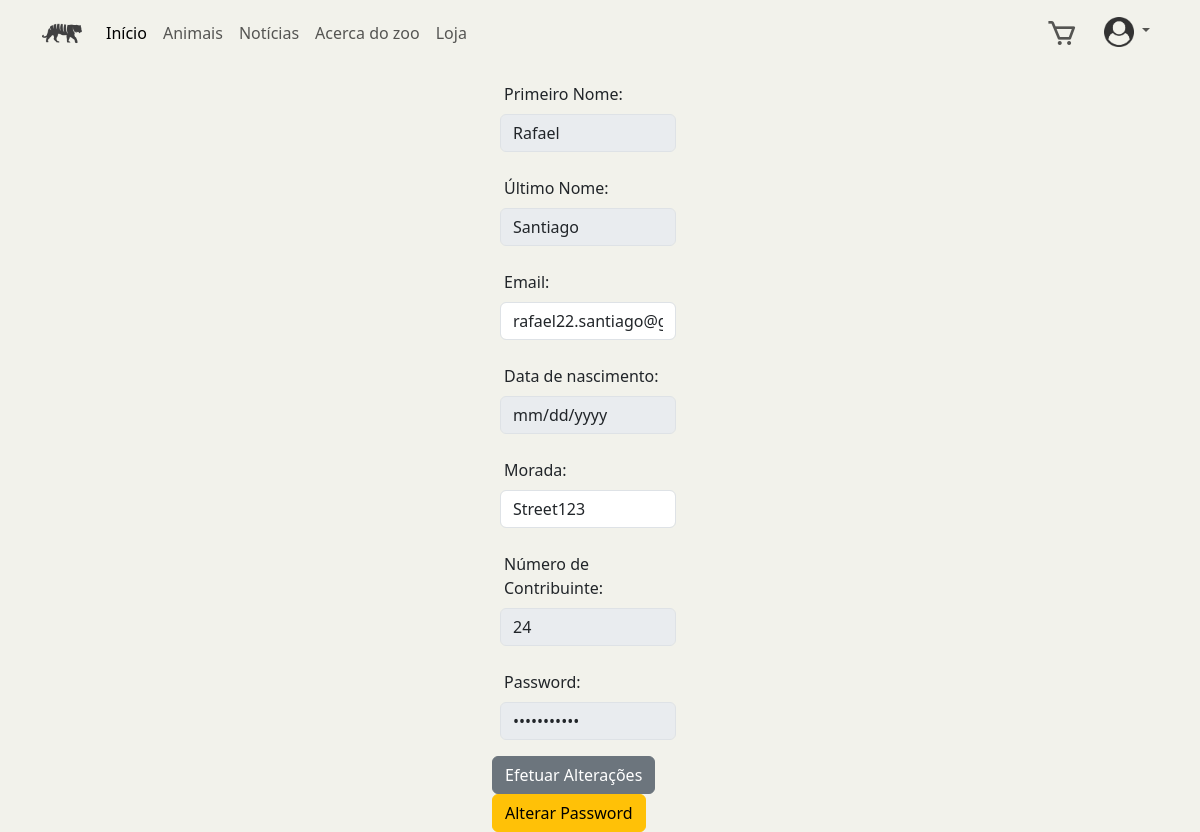
Page /informacao_pessoal (signed in) on the earlier database version.
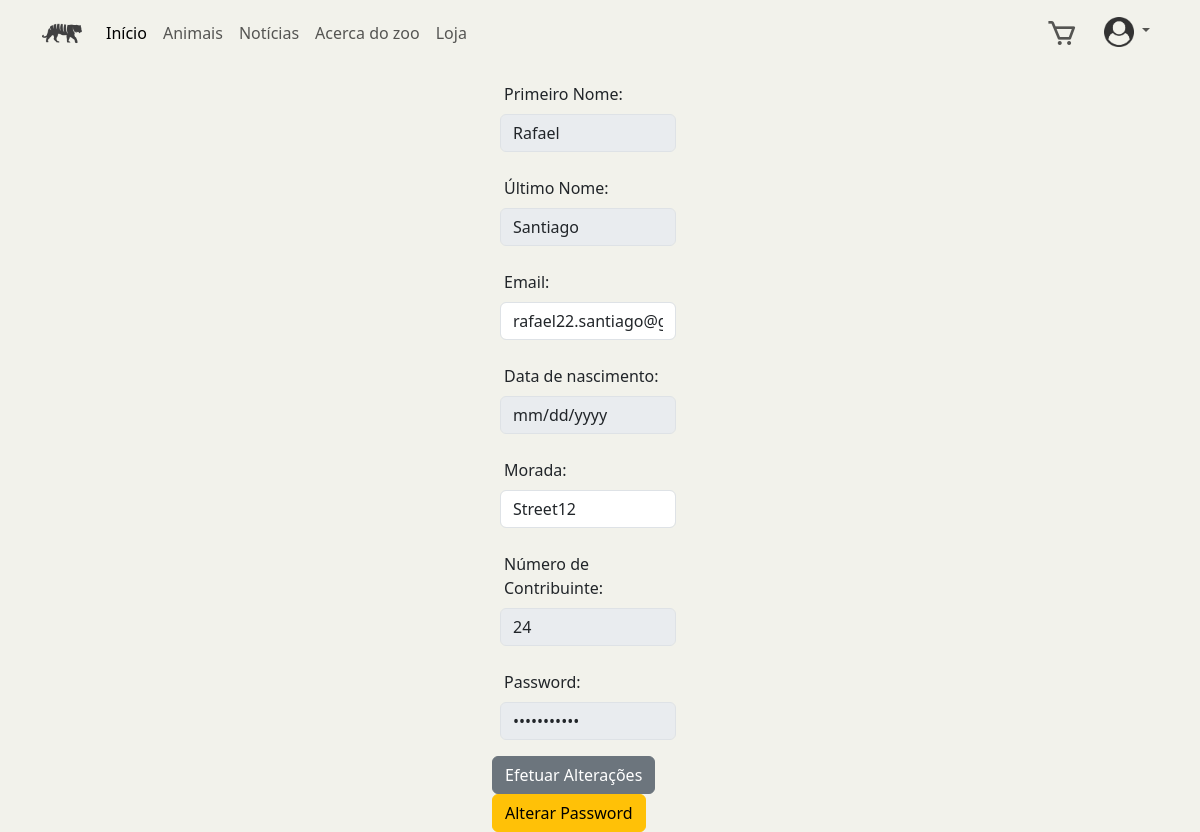
Same page on the later database version.
### ZOO_App/models.py (models this page shows)
class Utilizador(models.Model):
    user = models.OneToOneField(User, on_delete=models.CASCADE)
    data_nascimento = models.DateField()
    morada = models.CharField(max_length=100)
    numero_contribuinte = models.IntegerField()

### ZOO_App/views.py (the view)
# urls.py: path('informacao_pessoal',views.render_informacao_pessoal, name='informacao_pessoal'),
@login_required(login_url='/login')
def render_informacao_pessoal(request):
    user = User.objects.get(id=request.user.id)
    utilizador = Utilizador.objects.get(id=request.user.utilizador.id)
    if request.method == 'POST':
        address = request.POST['address']
        email = request.POST['email']
        if request.user.email != email:
            user.email = email
            user.save()
        if request.user.utilizador.morada != address:
            utilizador.morada = address
            utilizador.save()
        return render(request, 'ZOO_App/informacao_pessoal.html', {'user': user, 'utilizador': utilizador})
    else:
        return render(request, 'ZOO_App/informacao_pessoal.html', {'user': user, 'utilizador': utilizador})

### ZOO_App/templates/ZOO_App/informacao_pessoal.html (shortened to what this page needs)
{%extends "./index.html"%} {% block conteudo %} {% load static %}
<form
  action="{% url 'ZOO_App:informacao_pessoal' %}"
  method="post"
  class="row w-100 mt-3 justify-content-center"
>
  <div class="col-2">
    <label for="first_name" class="form-label ms-1">Primeiro Nome: </label>
    <input
      class="form-control"
      type="text"
      name="first_name"
      value="{{ user.first_name }}"
      disabled
    />
    <br />
    <label for="last_name" class="form-label ms-1">Último Nome: </label>
    <input
      class="form-control"
      type="text"
      name="last_name"
      value="{{ user.last_name }}"
      disabled
    />
    <br />
    <label for="email" class="form-label ms-1">Email: </label>
    <input
      class="form-control"
      type="email"
      name="email"
      value="{{ user.email }}"
    />
    <br />
    <label for="birthday" class="form-label ms-1">Data de nascimento: </label>
    <input
      class="form-control"
      type="date"
      name="birthday"
      value="{{ utilizador.data_nascimento }}"
      disabled
    />
    <br />
    <label for="address" class="form-label ms-1">Morada: </label>
    <input
      class="form-control"
      type="text"
      name="address"
      value="{{ utilizador.morada }}"
    />
    <br />
    <label for="TIN" class="form-label ms-1">Número de Contribuinte: </label>
    <input
      class="form-control"
      type="number"
      name="TIN"
      value="{{ utilizador.numero_contribuinte }}"
      disabled
    />
    <br />
    <label for="password" class="form-label ms-1">Password: </label>
    <input
      class="form-control"
      type="password"
      name="password"
      value="-----------"
      disabled
    />
    <div class="row mt-3">
      <div class="col-auto g-0 ms-1">
        <input
          type="submit"
          value="Efetuar Alterações"
          class="btn btn-secondary"
        />
        <a href="{% url 'ZOO_App:alterar_password' %}" class="btn btn-warning"
          >Alterar Password</a
        >
      </div>
    </div>
  </div>
</form>
{% endblock %}

Differences in the rows shown:
changed Utilizador: address "Street123" → "Street12"
